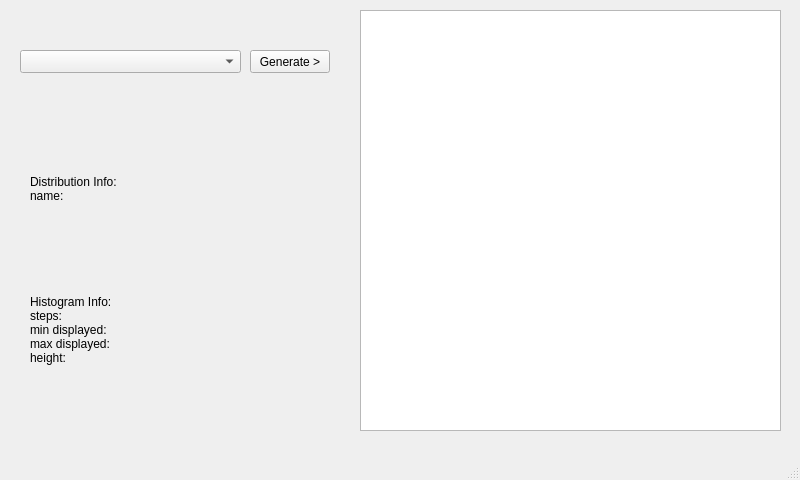
<?xml version="1.0" encoding="UTF-8"?>
<ui version="4.0">
 <class>MainWindow</class>
 <widget class="QMainWindow" name="MainWindow">
  <property name="geometry">
   <rect>
    <x>0</x>
    <y>0</y>
    <width>800</width>
    <height>480</height>
   </rect>
  </property>
  <property name="windowTitle">
   <string>MainWindow</string>
  </property>
  <widget class="QWidget" name="centralwidget">
   <widget class="QComboBox" name="comboBox">
    <property name="geometry">
     <rect>
      <x>20</x>
      <y>50</y>
      <width>221</width>
      <height>23</height>
     </rect>
    </property>
   </widget>
   <widget class="QGraphicsView" name="graphicsView">
    <property name="geometry">
     <rect>
      <x>360</x>
      <y>10</y>
      <width>421</width>
      <height>421</height>
     </rect>
    </property>
   </widget>
   <widget class="QPushButton" name="generateButton">
    <property name="geometry">
     <rect>
      <x>250</x>
      <y>50</y>
      <width>80</width>
      <height>23</height>
     </rect>
    </property>
    <property name="text">
     <string>Generate &gt;</string>
    </property>
   </widget>
   <widget class="QLabel" name="infoLabel">
    <property name="geometry">
     <rect>
      <x>30</x>
      <y>120</y>
      <width>301</width>
      <height>301</height>
     </rect>
    </property>
    <property name="text">
     <string>&lt;html&gt;&lt;head/&gt;&lt;body&gt;&lt;p&gt;Distribution Info:&lt;br/&gt;name:&lt;/p&gt;&lt;p&gt;&lt;br/&gt;&lt;/p&gt;&lt;p&gt;&lt;br/&gt;&lt;/p&gt;&lt;p&gt;Histogram Info:&lt;br/&gt;steps:&lt;br/&gt;min displayed:&lt;br/&gt;max displayed:&lt;br/&gt;height:&lt;/p&gt;&lt;/body&gt;&lt;/html&gt;</string>
    </property>
   </widget>
  </widget>
  <widget class="QMenuBar" name="menubar">
   <property name="geometry">
    <rect>
     <x>0</x>
     <y>0</y>
     <width>800</width>
     <height>20</height>
    </rect>
   </property>
  </widget>
  <widget class="QStatusBar" name="statusbar"/>
 </widget>
 <resources/>
 <connections/>
</ui>
